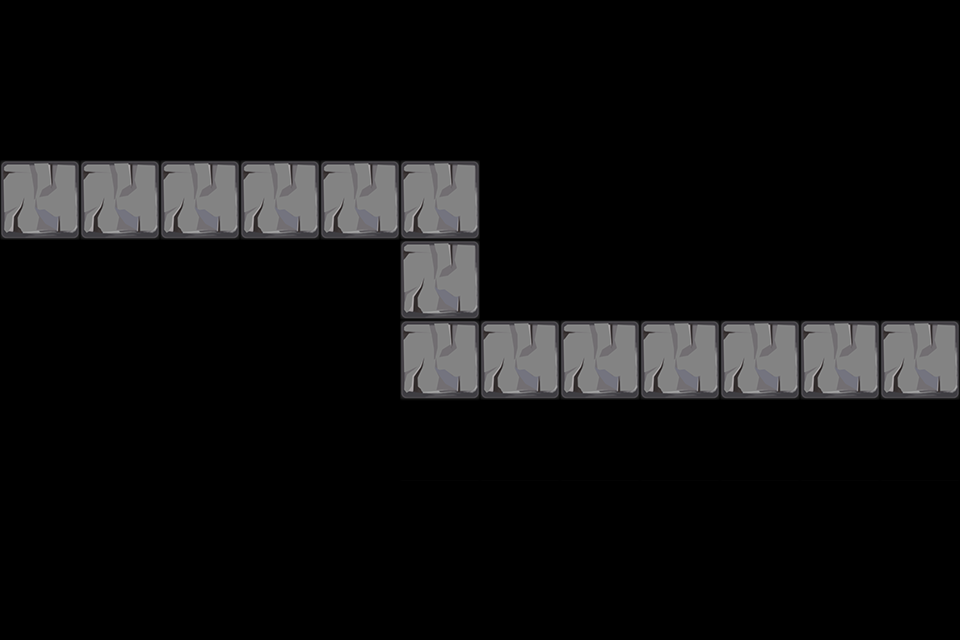

Below is a game level as drawn by its tile map, then a one-line description and the .tmx that defines it (tile-layer data replaced by summaries):
An orthogonal 12x8 tile map with 80x80 px tiles, 1 tile layer (path), 2 tilesets and 19 objects (5x path, 5x Tower, 3x 6, 3x 7, 3x 8).

<map version="1.0" orientation="orthogonal" width="12" height="8" tilewidth="80" tileheight="80">
 <properties>
  <property name="style" value="1" />
 </properties>
 <tileset firstgid="1" name="tiled1" tilewidth="80" tileheight="80">
  <image source="tiled3.png" width="240" height="240" />
 </tileset>
 <tileset firstgid="10" name="tiled3" tilewidth="80" tileheight="80">
  <image source="tiled3.png" width="240" height="240" />
 </tileset>
 <layer name="path" width="12" height="8" opacity="0.9">
  <data>[96 cells, 22 non-empty, 4 distinct tile ids]</data>
 </layer>
 <objectgroup name="path" width="12" height="8">
  <object name="path" x="0" y="160" />
  <object name="path" x="80" y="160" />
  <object name="path" x="400" y="160" />
  <object name="path" x="400" y="320" />
  <object name="path" x="880" y="320" />
  <object name="Reward" type="6" x="80" y="240" width="80" height="80" />
  <object name="Reward" type="7" x="320" y="240" width="80" height="80" />
  <object name="Reward" type="8" x="560" y="80" width="80" height="80" />
  <object name="Reward" type="6" x="880" y="160" width="80" height="80" />
  <object name="Reward" type="7" x="480" y="240" width="80" height="80" />
  <object name="Reward" type="8" x="80" y="80" width="80" height="80" />
  <object name="Reward" type="6" x="320" y="80" width="80" height="80" />
  <object name="Reward" type="7" x="160" y="320" width="80" height="80" />
  <object name="Reward" type="8" x="720" y="160" width="80" height="80" />
  <object name="Tower" x="0" y="80" width="960" height="80" />
  <object name="Tower" x="480" y="160" width="480" height="160" />
  <object name="Tower" x="0" y="240" width="400" height="160" />
  <object name="Tower" x="80" y="400" width="800" height="80" />
  <object name="Tower" x="240" y="480" width="480" height="80" />
 </objectgroup>
</map>
